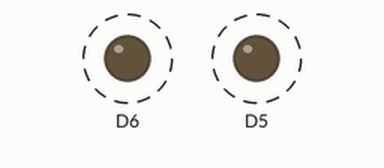
This sketch was run on a simulated ESP8266 (NodeMCU). On the bench: output pins drawn as LEDs (lit = HIGH). Dashed ring = blinking.

Above: at 0.15 s.
Timing chart, 0 to 3.0 s (numbered marks = the images above):
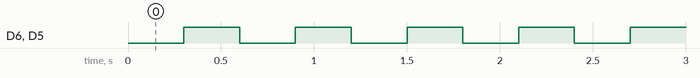

Measured:
- by itself, D6, D5: alternates HIGH for 0.30 s and LOW for 0.30 s

The sketch:

systick.ino
```cpp
/*
  Basic Ticker usage
  Ticker is an object that will call a given function with a certain period.
  Each Ticker calls one function. You can have as many Tickers as you like,
  memory being the only limitation.
  A function may be attached to a ticker and detached from the ticker.
  There are two variants of the attach function: attach and attach_ms.
  The first one takes period in seconds, the second one in milliseconds.
  The built-in LED will be blinking.
*/

#include <Ticker.h>

Ticker flipper;
Ticker flipper2;

int count = 0;

void flip() {
  int state = digitalRead(D5);  // get the current state of GPIO1 pin
  digitalWrite(D5, !state);     // set pin to the opposite state

}

void flip2() {
  int state = digitalRead(D6);  // get the current state of GPIO1 pin
  digitalWrite(D6, !state);     // set pin to the opposite state
}


void setup() {
  pinMode(D5, OUTPUT);
  digitalWrite(D5, LOW);
  pinMode(D6, OUTPUT);
  digitalWrite(D6, LOW);

  // flip the pin every 0.3s
  flipper.attach(0.3, flip);
  flipper2.attach(0.3, flip2);
}

void loop() {
}
```
